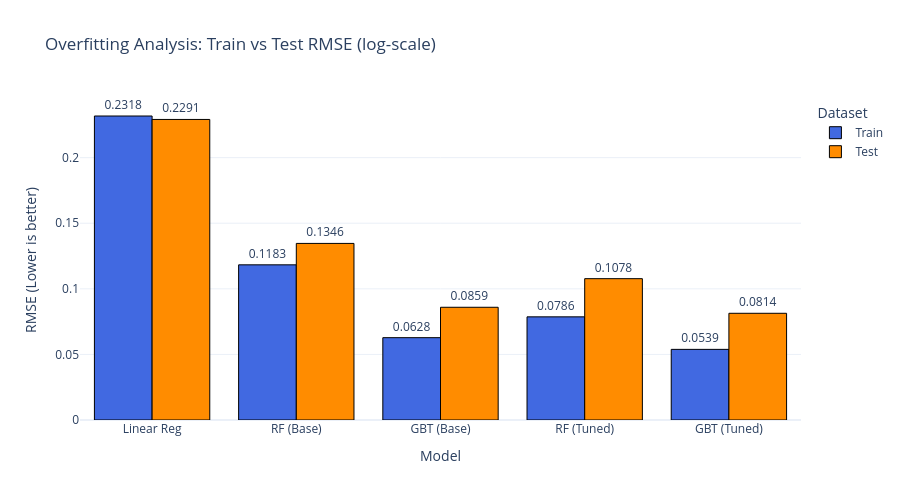

The notebook cell this image was saved under:
### Markdown cell above
<a class="anchor" id="8"></a>

# **8. Overfitting Analysis (Train vs Test)**

[Back to TOC](#toc)

### Code cell
trained_models = {
    "Linear Reg":  model_lr,
    "RF (Base)":   model_rf,
    "GBT (Base)":  model_gbt,
    "RF (Tuned)":  cv_model_rf.bestModel,
    "GBT (Tuned)": cv_model_gbt.bestModel
}

overfit_data = []

for name, model in trained_models.items():
    preds_train = model.transform(train_raw)
    rmse_train  = evaluator_rmse.evaluate(preds_train)

    preds_test  = model.transform(test_raw)
    rmse_test   = evaluator_rmse.evaluate(preds_test)

    overfit_data.append({"Model": name, "Dataset": "Train", "RMSE": rmse_train})
    overfit_data.append({"Model": name, "Dataset": "Test",  "RMSE": rmse_test})

overfit_df = pd.DataFrame(overfit_data)

fig = px.bar(
    overfit_df,
    x="Model", y="RMSE", color="Dataset",
    barmode="group",
    title="Overfitting Analysis: Train vs Test RMSE (log-scale)",
    labels={"RMSE": "RMSE (Lower is better)"},
    color_discrete_map={"Train": "royalblue", "Test": "darkorange"},
    text="RMSE"
)
fig.update_traces(
    texttemplate='%{text:.4f}', textposition='outside',
    marker_line_color='black', marker_line_width=1
)
fig.update_layout(height=500, template="plotly_white")
fig.show()

### Figure 1 — Plotly figure (JSON) as saved in the notebook; plotly's stock layout.template omitted (floating-point values rounded to 4 significant figures)
{"data": [{"alignmentgroup": "True", "hovertemplate": "Dataset=Train<br>Model=%{x}<br>RMSE (Lower is better)=%{text}<extra></extra>", "legendgroup": "Train", "marker": {"color": "royalblue", "line": {"color": "black", "width": 1}, "pattern": {"shape": ""}}, "name": "Train", "offsetgroup": "Train", "orientation": "v", "showlegend": true, "text": [0.2318, 0.1183, 0.06277, 0.07864, 0.05385], "textposition": "outside", "texttemplate": "%{text:.4f}", "type": "bar", "x": ["Linear Reg", "RF (Base)", "GBT (Base)", "RF (Tuned)", "GBT (Tuned)"], "xaxis": "x", "y": [0.2318, 0.1183, 0.06277, 0.07864, 0.05385], "yaxis": "y"}, {"alignmentgroup": "True", "hovertemplate": "Dataset=Test<br>Model=%{x}<br>RMSE (Lower is better)=%{text}<extra></extra>", "legendgroup": "Test", "marker": {"color": "darkorange", "line": {"color": "black", "width": 1}, "pattern": {"shape": ""}}, "name": "Test", "offsetgroup": "Test", "orientation": "v", "showlegend": true, "text": [0.2291, 0.1346, 0.08593, 0.1078, 0.08135], "textposition": "outside", "texttemplate": "%{text:.4f}", "type": "bar", "x": ["Linear Reg", "RF (Base)", "GBT (Base)", "RF (Tuned)", "GBT (Tuned)"], "xaxis": "x", "y": [0.2291, 0.1346, 0.08593, 0.1078, 0.08135], "yaxis": "y"}], "layout": {"barmode": "group", "height": 500, "legend": {"title": {"text": "Dataset"}, "tracegroupgap": 0}, "title": {"text": "Overfitting Analysis: Train vs Test RMSE (log-scale)"}, "xaxis": {"anchor": "y", "domain": [0, 1], "title": {"text": "Model"}}, "yaxis": {"anchor": "x", "domain": [0, 1], "title": {"text": "RMSE (Lower is better)"}}}}
